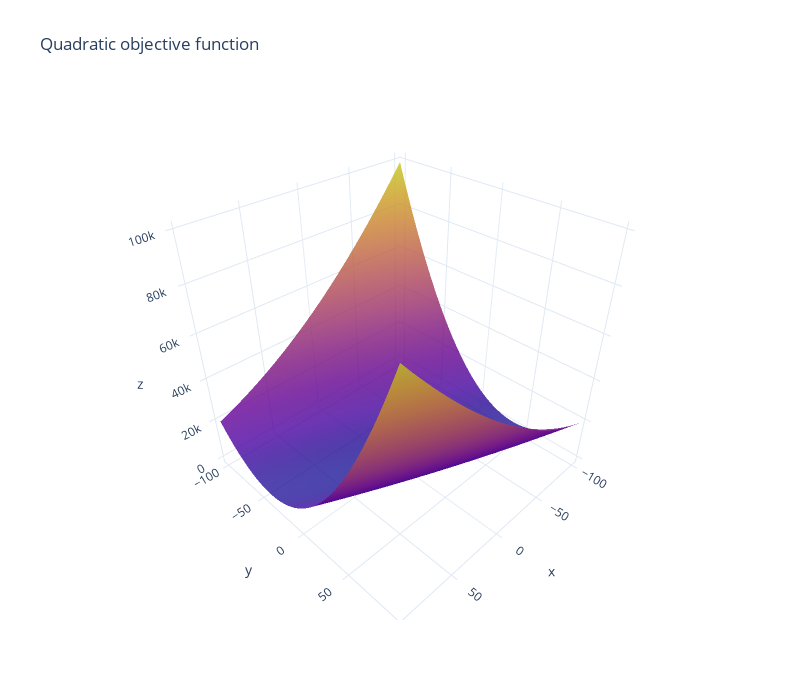

This figure's notebook cell:
### Code cell
fig = go.Figure(data=[
    go.Surface(
        z=z_value, 
        x=interval_x, 
        y=interval_y,
        opacity=0.8,
        showscale=False
    )
])

fig.update_layout(width=800, height=700, title="Quadratic objective function", template="plotly_white")
fig.show()

### Figure 1 — Plotly figure (JSON) as saved in the notebook; plotly's stock layout.template omitted (floating-point values rounded to 4 significant figures; data arrays with more than 128 entries replaced by an {"elided": "..."} marker saying what was removed)
{"data": [{"opacity": 0.8, "showscale": false, "type": "surface", "x": {"elided": "200 int values"}, "y": {"elided": "200 int values"}, "z": {"elided": "200x200 int values"}}], "layout": {"height": 700, "scene": {"aspectmode": "auto", "aspectratio": {"x": 1, "y": 1, "z": 1}}, "title": {"text": "Quadratic objective function"}, "width": 800}}
